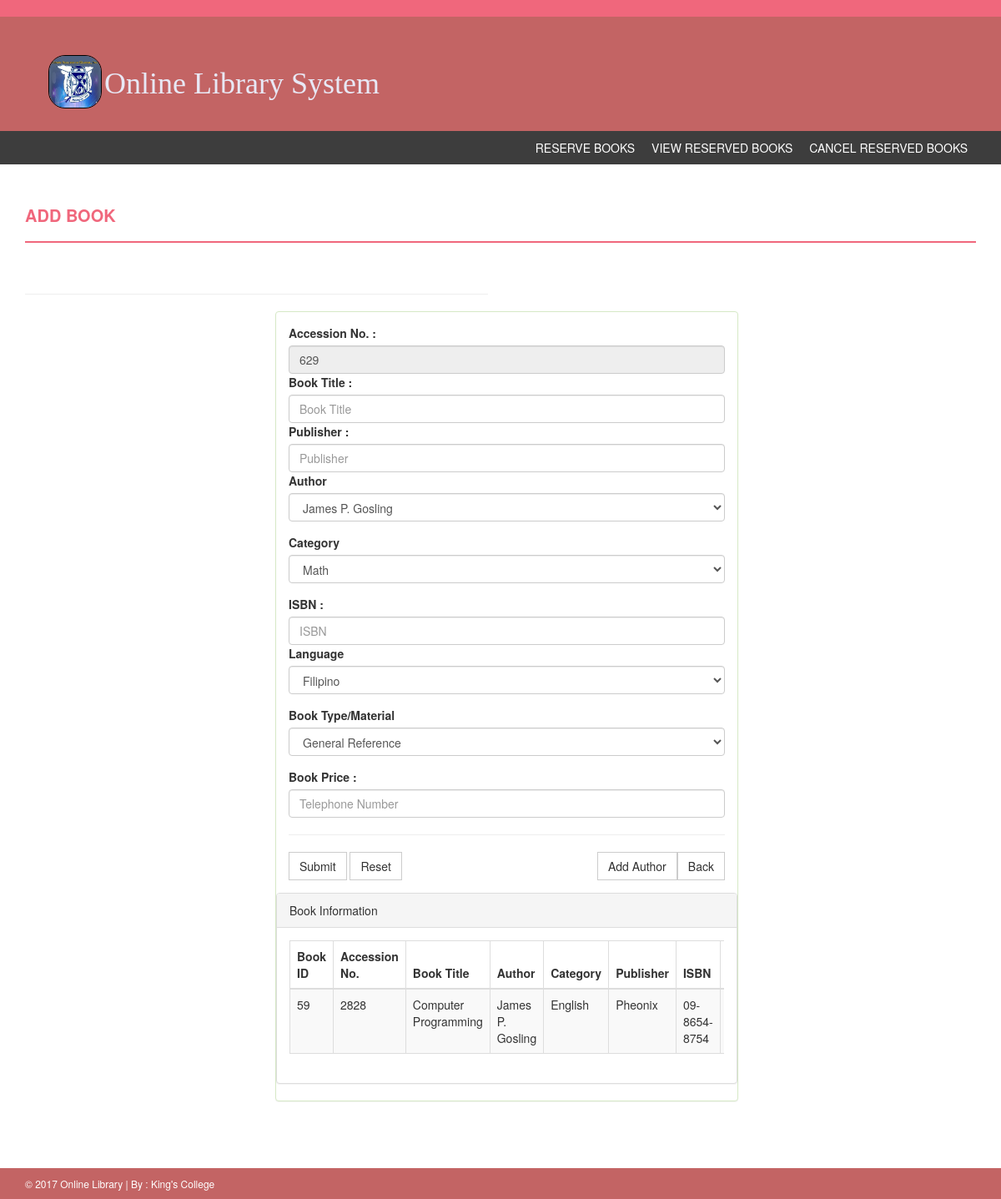
/index.php?page=add_book, run on the app's committed database.
### tables this page shows
CREATE TABLE `accession_number_num` (
  `accession_number_num_id` int(11) NOT NULL,
  `accession_number_num` varchar(100) NOT NULL
);

CREATE TABLE `book` (
  `book_id` int(11) NOT NULL,
  `book_number` int(11) NOT NULL,
  `number_of_copies` int(11) NOT NULL,
  `accession_number_id` varchar(100) NOT NULL,
  `publisher` varchar(100) NOT NULL,
  `book_name` varchar(100) NOT NULL,
  `author_id` int(11) NOT NULL,
  `category_id` int(11) NOT NULL,
  `ISBN` varchar(100) NOT NULL,
  `form_id` int(11) NOT NULL,
  `languange_id` int(11) NOT NULL,
  `status` varchar(100) NOT NULL COMMENT 'available; not available; damage; lost; reserve',
  `book_type_id` int(11) NOT NULL,
  `filing_book_type_id` int(11) NOT NULL,
  `supplier_id` int(11) NOT NULL,
  `book_price` int(11) NOT NULL
);

CREATE TABLE `author` (
  `author_id` int(11) NOT NULL,
  `first_name` varchar(100) NOT NULL,
  `last_name` varchar(100) NOT NULL,
  `middle_name` varchar(100) NOT NULL,
  `age` int(11) NOT NULL,
  `gender` varchar(100) NOT NULL,
  `author_num_id` int(11) NOT NULL,
  `author_type_id` int(11) NOT NULL,
  `birthdate` varchar(100) NOT NULL
);

CREATE TABLE `category` (
  `category_id` int(11) NOT NULL,
  `category_name` varchar(100) NOT NULL
);

### index.php (called while the page is built, shortened)
<?php
include('php/header.php');
if(isset($_GET['page'])){
    $page=$_GET['page'];
}else{
    $page='admin_panel';
}
include('php/'.$page.'.php');
include('php/footer.php');
?>

### php/add_book.php (the view, shortened to what this page needs)
<?php
$sql_acc='SELECT * FROM `accession_number_num`';
$qry_acc=mysqli_query($CON, $sql_acc) or die(mysqli_error($qry_acc));
while($row=mysqli_fetch_array($qry_acc)){
    $accession_number_num=$row['accession_number_num'];
}if(mysqli_num_rows($qry_acc)==1){
    $sql_book_acc='SELECT * FROM `book`';
    $qry_book_acc=mysqli_query($CON, $sql_book_acc) or die(mysqli_error($qry_book_acc));
    $num_rowz=mysqli_num_rows($qry_book_acc);
    $date=date('d');
    $current=$date.($num_rowz+$accession_number_num);
    $str_id=str_pad($current, 3, 0, STR_PAD_LEFT);
    $id_num=$str_id+1;
}
?>
<div class="content-wrapper">
        <div class="container">
            <div class="row">
                <div class="col-md-12">
                    <h4 class="page-head-line">Add Book</h4>
                </div>
            </div>
            <div class="row">
                <div class="col-md-12">
                </div>
            </div>
            <div class="row">
                <div class="col-md-6">
                    <hr>
                     <div class="Compose-Message">
                <div class="panel panel-success" style="margin-right: -300px;margin-left: 300px;">
                    <div class="panel-body">
                        <form action="" method="post" enctype="multipart/form-data">
                        <label>Accession No. :  </label>
                        <input name="" disabled="yes" value="<?php echo $id_num; ?>" placeholder="Book Number" value="" id="input-stock(units)" required="" class="form-control" type="text">
                        <label>Book Title :  </label>
                        <input name="book_title" value="" placeholder="Book Title" id="input-price" required="" class="form-control" type="text">
                        <label>Publisher :  </label>
                        <input name="publisher" value="" placeholder="Publisher" id="input-price" required="" class="form-control" type="text">
                        <div class="form-group">
                                            <label>Author</label>
                                            <select class="form-control" name="author">
                                                <?php
                                                include('config.php');
                                                $sql='SELECT * FROM author';
                                                $qry=mysqli_query($CON, $sql);
                                                while($row=mysqli_fetch_array($qry)){
                                                    $author_id=$row['author_id'];
                                                    $first_name=$row['first_name'];
                                                    $last_name=$row['last_name'];
                                                    $middle_name=$row['middle_name'];
                                                ?>
                                                <option value="<?php echo $author_id; ?>"><?php echo $first_name.' '.$middle_name.' '.$last_name; ?></option>
                                                <?php
                                                }
                                                ?>
                                            </select>
                        </div>
                        <div class="form-group">
                                            <label>Category</label>
                                            <select class="form-control" name="category">
                                                <?php
                                                $sql_cat='SELECT * FROM category';
                                                $qry_cat=mysqli_query($CON, $sql_cat) or die(mysqli_error($qry_cat));
                                                while($row=mysqli_fetch_array($qry_cat)){
                                                    $category_id=$row['category_id'];
                                                    $category_name=$row['category_name'];
                                                ?>
                                                <option value="<?php echo $category_id; ?>"><?php echo $category_name; ?></option>
                                                <?php
                                                }
                                                ?>
                                            </select>
                        </div>
                        <label>ISBN :  </label>
                        <input name="isbn" value="" placeholder="ISBN" id="input-price" required="" class="form-control" type="text">
                        <div class="form-group">
                                            <label>Language</label>
                                            <select class="form-control" name="language">
                                                <?php
                                                include('config.php');
                                                $sql_lang='SELECT * FROM `language`';
                                                $qry_lang=mysqli_query($CON, $sql_lang) or die(mysqli_error($qry_lang));
                                                while($row=mysqli_fetch_array($qry_lang)){
                                                    $language_id=$row['language_id'];
                                                    $language=$row['language'];
                                                ?>
                                                <option value="<?php echo $language_id; ?>"><?php echo $language; ?></option>
                                                <?php
                                                }
                                                ?>
                                            </select>
                        </div>
                        <div class="form-group">
                                            <label>Book Type/Material</label>
                                            <select class="form-control" name="book_type_id">
                                                <?php
                                                $sql_book_type='SELECT * FROM `book_type`';
                                                $qry_book_type=mysqli_query($CON, $sql_book_type) or die(mysqli_error($qry_book_type));
                                                while($row=mysqli_fetch_array($qry_book_type)){
                                                    $book_type_id=$row['book_type_id'];
                                                    $book_type=$row['book_type'];
                                                ?>
                                                <option value="<?php echo $book_type_id; ?>"><?php echo $book_type; ?></option>
                                                <?php
                                                }
                                                ?>
                                            </select>
                        </div>
                        <label>Book Price :  </label>
                        <input name="book_price" value="" placeholder="Telephone Number" id="input-price" required="" class="form-control" type="text">
                        <hr>
                        <button type="submit" value="Submit" name="Submit_val" class="btn btn-default">Submit</button>
                      <button type="submit" class="btn btn-default">Reset</button>
                      <a href="<?php echo $BASE_URL;?>index.php?page=admin_panel" style="float: right;" class="btn btn-default">Back</a>
                      <a href="<?php echo $BASE_URL;?>index.php?page=add_author" style="float: right;" class="btn btn-default">Add Author</a>
                      </form>
                    </div>
                    <div class="panel panel-default">
                        <div class="panel-heading">
                            Book Information
                        </div>
                        <div class="panel-body">
                            <div class="table-responsive">
                                <table class="table table-striped table-bordered table-hover">
                                    <thead>
                                        <tr>
                                            <th>Book ID</th>
                                            <th>Accession No.</th>
                                            <th>Book Title</th>
                                            <th>Author</th>
                                            <th>Category</th>
                                            <th>Publisher</th>
                                            <th>ISBN</th>
                                            <th>Language</th>
                                        </tr>
                                    </thead>
                                    <tbody>
                                        <tr>
                                        <?php
                                       include('config.php');
                                       $sql='SELECT book.book_id, book.book_number, category.category_name, book.status, author.first_name, author.last_name, book.publisher, book.book_name, book.number_of_copies, book_type.book_type, author.middle_name, book.accession_number_id, book.publisher, book.ISBN, language.language, book_type.book_type, book.book_price
                                            FROM book
                                            INNER JOIN category
                                            ON category.category_id=book.category_id
                                            INNER JOIN author
                                            ON author.author_id=book.author_id
                                            INNER JOIN book_type
                                            ON book_type.book_type_id=book.book_type_id
                                            INNER JOIN language
                                            ON language.language_id=book.languange_id
                                            ORDER BY book.accession_number_id ASC';
                                       $qry=mysqli_query($CON, $sql) or die(mysqli_error($qry));
                                       while($row=mysqli_fetch_array($qry)){
                                        $book_id=$row['book_id'];
                                        $book_number=$row['book_number'];
                                        $book_name=$row['book_name'];
                                        $first_name=$row['first_name'];
                                        $last_name=$row['last_name'];
                                        $middle_name=$row['middle_name'];
                                        $category_name=$row['category_name'];
                                        $publisher=$row['publisher'];
                                        $ISBN=$row['ISBN'];
                                        $language=$row['language'];
                                       ?>
                                            <td><?php echo $book_id; ?></td>
                                            <td><?php echo $book_number; ?></td>
                                            <td><?php echo $book_name; ?></td>
                                            <td><?php echo $first_name.' '.$middle_name.' '.$last_name; ?></td>
                                            <td><?php echo $category_name; ?></td>
                                            <td><?php echo $publisher; ?></td>
                                            <td><?php echo $ISBN; ?></td>
                                            <td><?php echo $language; ?></td>
                                        </tr>
                                       <?php
                                       }
                                       ?>
                                    </tbody>
                                </table>
                            </div>
                        </div>
                    </div>
                </div>
                     </div>
                </div>
            </div>
        </div>
    </div>

### assets/css/style.css (style rules this page uses)
body { font-family: 'Roboto', sans-serif; line-height: 30px; }
.content-wrapper { margin-top: 40px; min-height: 600px; padding-bottom: 60px; }
.page-head-line { font-weight: 900; padding-bottom: 20px; border-bottom: 2px solid #F0677C; text-transform: uppercase; color: #F0677C; font-size: 20px; margin-bottom: 40px; }
.btn { border-radius: 0px; -webkit-border-radius: 0px; -moz-border-radius: 0px; }

### assets/css/style2.css (style rules this page uses)
*, *::before, *::after { -webkit-box-sizing: border-box; -moz-box-sizing: border-box; box-sizing: border-box; }
body { font-family: 'Roboto', sans-serif; font-weight: 400px; }
body { font-family: "Helvetica Neue",Helvetica,Arial,sans-serif; font-size: 14px; line-height: 1.428571429; color: #333; }
html { font-size: 62.5%; }
html { font-family: sans-serif; -webkit-text-size-adjust: 100%; }
a { -webkit-transition: 300ms; -moz-transition: 300ms; -o-transition: 300ms; transition: 300ms; }
a { color: #428bca; text-decoration: none; }
a { background: transparent; }
a { color: #428bca; }

### data on the page
accession_number_num: accession_number_num "629"
book: book_id "59", book_number "2828", book_name "Computer Programming", author.first_name "James", author.middle_name "P.", author.last_name "Gosling", category.category_name "English", publisher "Pheonix", ISBN "09-8654-8754"

### other printed values
form field author "James P. Gosling"
form field category "Math"
form field language "Filipino"
form field book_type_id "General Reference"
